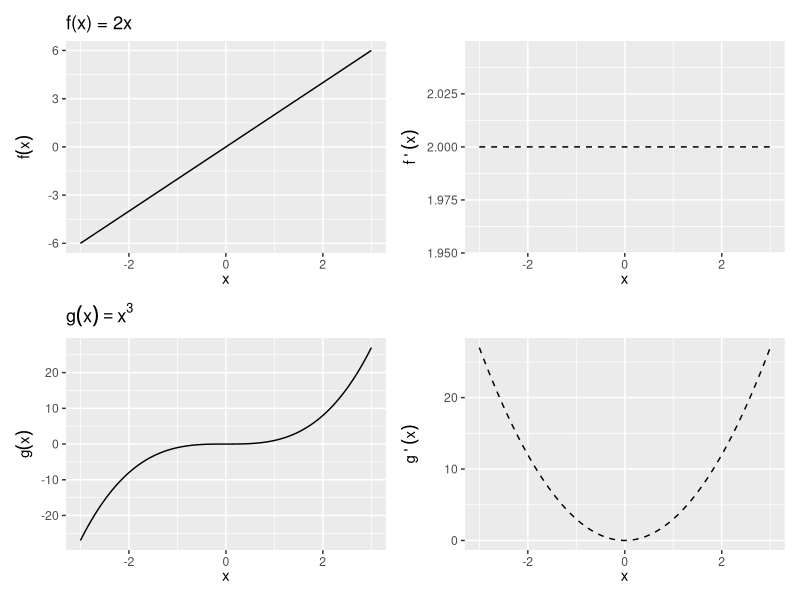
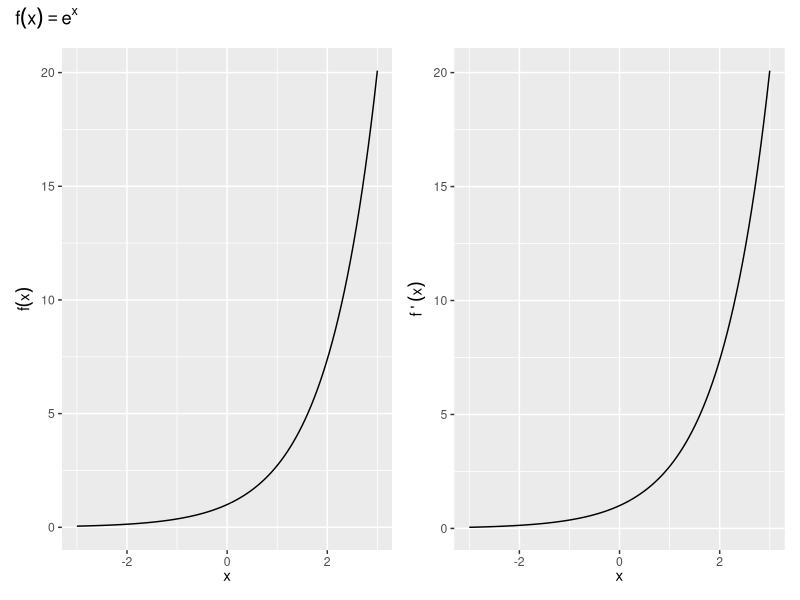
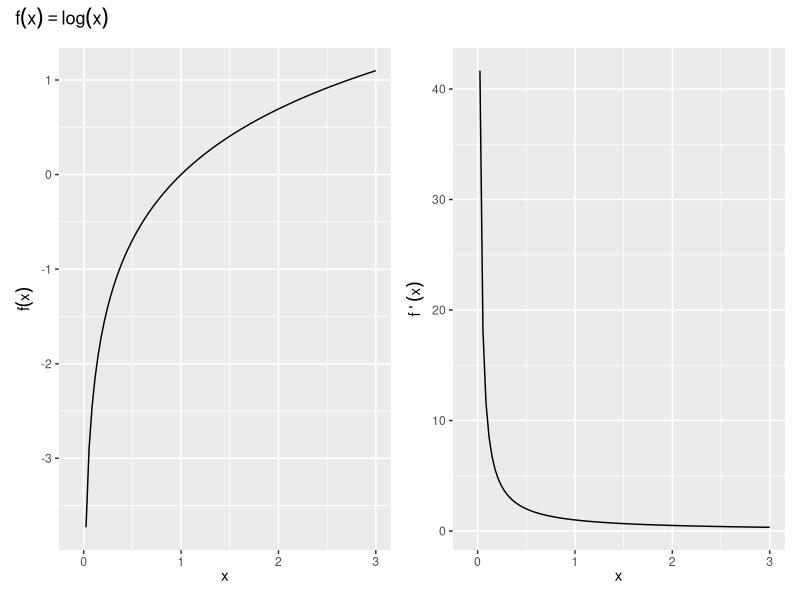
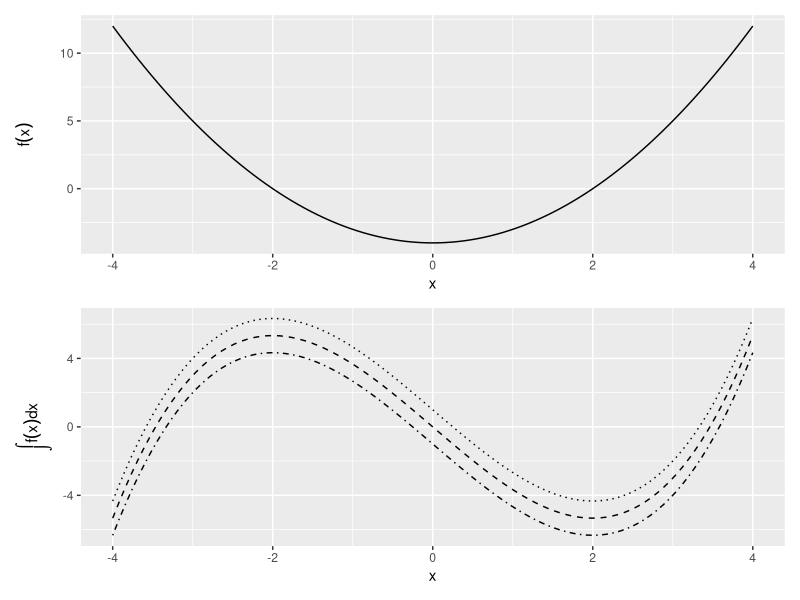

These charts were generated, in order, by the following R code:
## ---- chunk 1
library(ggplot2)
library(tibble)
library(patchwork)
## ---- chunk 2
range <- tibble::tibble(x = c(-3, 3))

fx0 <- ggplot(range, aes(x = x)) +
  labs(x = expression(x), y = expression(f(x)))

fx <- fx0 +  
  stat_function(fun = function(x) 2*x, size = 0.5) +
  labs(title = "f(x) = 2x") +
  expand_limits(y = 0)

fprimex <- fx0 + stat_function(fun = function(x) 2, size = 0.5, linetype = "dashed") +
  labs(x = expression(x), y = expression(f~plain("'")~(x)))

gx <- fx0 +  
  stat_function(fun = function(x) x^3, size = 0.5) +
  labs(y = expression(g(x)), title = expression(g(x)==x^3)) +
  expand_limits(y = 0)
  
gprimex <- fx0 + stat_function(fun = function(x) 3*(x^2), size = 0.5, linetype = "dashed") +
  labs(x = expression(x), y = expression(g~plain("'")~(x)))

fx + fprimex + gx + gprimex + plot_layout(ncol = 2)
## ---- chunk 3
range <- tibble::tibble(x = c(-3, 3))

fx0 <- ggplot(range, aes(x = x)) +
  labs(x = expression(x), y = expression(f(x)))

fx <- fx0 +  
  stat_function(fun = function(x) exp(x), size = 0.5) +
  expand_limits(y = 0)

fprimex <- fx0 + stat_function(fun = function(x) exp(x), size = 0.5) +
  labs(x = expression(x), y = expression(f~plain("'")~(x)))

fx + fprimex + plot_annotation(expression(f(x)==e^x))
## ---- chunk 4
range <- tibble::tibble(x = c(-0.1, 3))

fx0 <- ggplot(range, aes(x = x)) +
  labs(x = expression(x), y = expression(f(x)))

fx <- fx0 +  
  stat_function(fun = function(x) ifelse(x <= 0, NA, log(x)), size = 0.5) +
  expand_limits(y = 0)

fprimex <- fx0 + stat_function(fun = function(x) ifelse(x <= 0, NA, 1/x), size = 0.5) +
  labs(x = expression(x), y = expression(f~plain("'")~(x)))

fx + fprimex + plot_annotation(expression(f(x)==log(x)))
## ---- chunk 5
range1 <- tibble(x = c(-4, 4))


fx <- ggplot(range1, aes(x = x)) +
  stat_function(fun = function(x) x^2 - 4, size = 0.5) +
  labs(y = expression(f(x)))

Fx <- ggplot(range1, aes(x = x)) +
  stat_function(fun = function(x) (x^3)/3 - 4*x,     size = 0.5, linetype = "dashed") +
  stat_function(fun = function(x) (x^3)/3 - 4*x + 1, size = 0.5, linetype = "dotted") +
  stat_function(fun = function(x) (x^3)/3 - 4*x - 1, size = 0.5, linetype = "dotdash") +
  labs(y = expression(integral(f(x)*dx)))

fx + Fx + plot_layout(ncol = 1)
